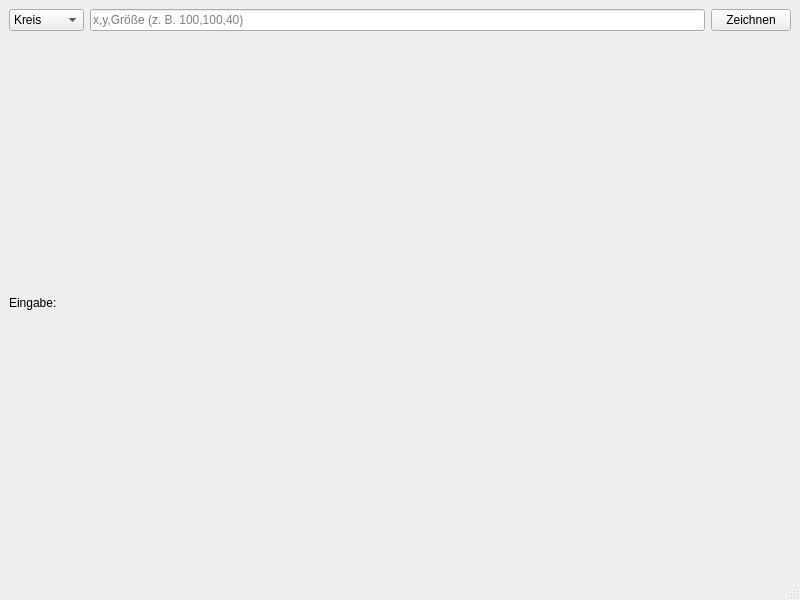
<?xml version="1.0" encoding="UTF-8"?>
<ui version="4.0">
 <class>MainWindow</class>
 <widget class="QMainWindow" name="MainWindow">
  <property name="geometry">
   <rect>
    <x>0</x>
    <y>0</y>
    <width>800</width>
    <height>600</height>
   </rect>
  </property>
  <property name="windowTitle">
   <string>Formen einfach zeichnen</string>
  </property>
  <widget class="QWidget" name="centralwidget">
   <layout class="QVBoxLayout" name="verticalLayout">
    <item>
     <layout class="QHBoxLayout" name="eingabeLayout">
      <item>
       <widget class="QComboBox" name="auswahl">
        <item><property name="text"><string>Kreis</string></property></item>
        <item><property name="text"><string>Quadrat</string></property></item>
       </widget>
      </item>
      <item>
       <widget class="QLineEdit" name="eingabe">
        <property name="placeholderText"><string>x,y,Größe (z. B. 100,100,40)</string></property>
       </widget>
      </item>
      <item>
       <widget class="QPushButton" name="zeichnenButton">
        <property name="text"><string>Zeichnen</string></property>
       </widget>
      </item>
     </layout>
    </item>
    <item><widget class="QLabel" name="hilfeText"><property name="text"><string>Eingabe:</string></property><property name="wordWrap"><bool>true</bool></property></widget></item>
   </layout>
  </widget>
  <widget class="QMenuBar" name="menubar">
   <property name="geometry">
    <rect>
     <x>0</x>
     <y>0</y>
     <width>800</width>
     <height>30</height>
    </rect>
   </property>
  </widget>
  <widget class="QStatusBar" name="statusbar"/>
 </widget>
 <resources/>
 <connections/>
</ui>
